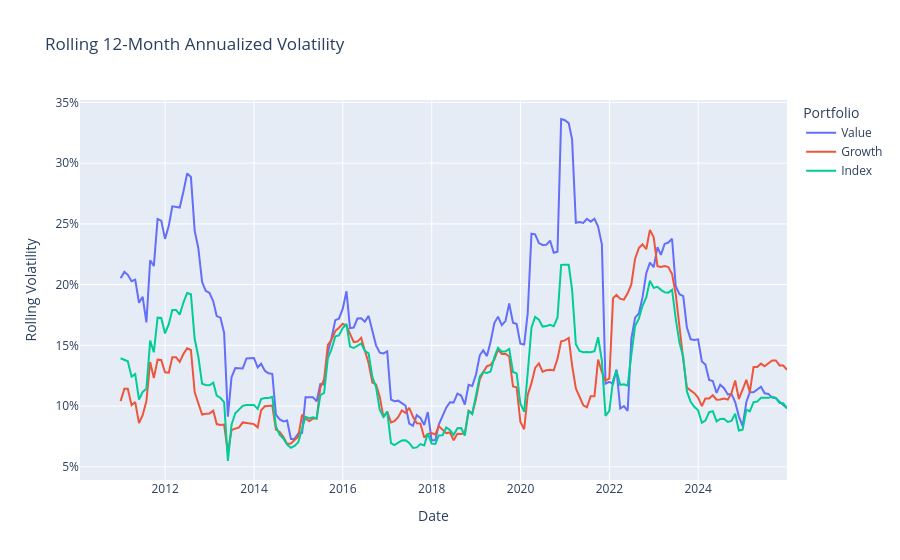

The notebook cell this image was saved under:
### Code cell
#rolling volatility DataFrame
rolling_vol_df = pd.DataFrame({
    'Value': returns_value.rolling(window).std() * np.sqrt(12),
    'Growth': returns_growth.rolling(window).std() * np.sqrt(12),
    'Index': returns_index.rolling(window).std() * np.sqrt(12)
})

rolling_vol_long = rolling_vol_df.reset_index().melt(id_vars='Date', var_name='Portfolio', value_name='Rolling Volatility')

#plot
fig_volatility = px.line(rolling_vol_long, x='Date', y='Rolling Volatility', color='Portfolio', title='Rolling 12-Month Annualised Volatility')
fig_volatility.update_layout(yaxis_tickformat='.0%')
fig_volatility.show()

### Figure 1 — Plotly figure (JSON) as saved in the notebook; plotly's stock layout.template omitted (floating-point values rounded to 4 significant figures; data arrays with more than 128 entries replaced by an {"elided": "..."} marker saying what was removed)
{"data": [{"hovertemplate": "Portfolio=Value<br>Date=%{x}<br>Rolling Volatility=%{y}<extra></extra>", "legendgroup": "Value", "line": {"color": "#636efa", "dash": "solid"}, "marker": {"symbol": "circle"}, "mode": "lines", "name": "Value", "orientation": "v", "showlegend": true, "type": "scatter", "x": {"elided": "192 str values"}, "xaxis": "x", "y": {"elided": "192 float values"}, "yaxis": "y"}, {"hovertemplate": "Portfolio=Growth<br>Date=%{x}<br>Rolling Volatility=%{y}<extra></extra>", "legendgroup": "Growth", "line": {"color": "#EF553B", "dash": "solid"}, "marker": {"symbol": "circle"}, "mode": "lines", "name": "Growth", "orientation": "v", "showlegend": true, "type": "scatter", "x": {"elided": "192 str values"}, "xaxis": "x", "y": {"elided": "192 float values"}, "yaxis": "y"}, {"hovertemplate": "Portfolio=Index<br>Date=%{x}<br>Rolling Volatility=%{y}<extra></extra>", "legendgroup": "Index", "line": {"color": "#00cc96", "dash": "solid"}, "marker": {"symbol": "circle"}, "mode": "lines", "name": "Index", "orientation": "v", "showlegend": true, "type": "scatter", "x": {"elided": "192 str values"}, "xaxis": "x", "y": {"elided": "192 float values"}, "yaxis": "y"}], "layout": {"legend": {"title": {"text": "Portfolio"}, "tracegroupgap": 0}, "title": {"text": "Rolling 12-Month Annualized Volatility"}, "xaxis": {"anchor": "y", "domain": [0, 1], "title": {"text": "Date"}}, "yaxis": {"anchor": "x", "domain": [0, 1], "tickformat": ".0%", "title": {"text": "Rolling Volatility"}}}}
